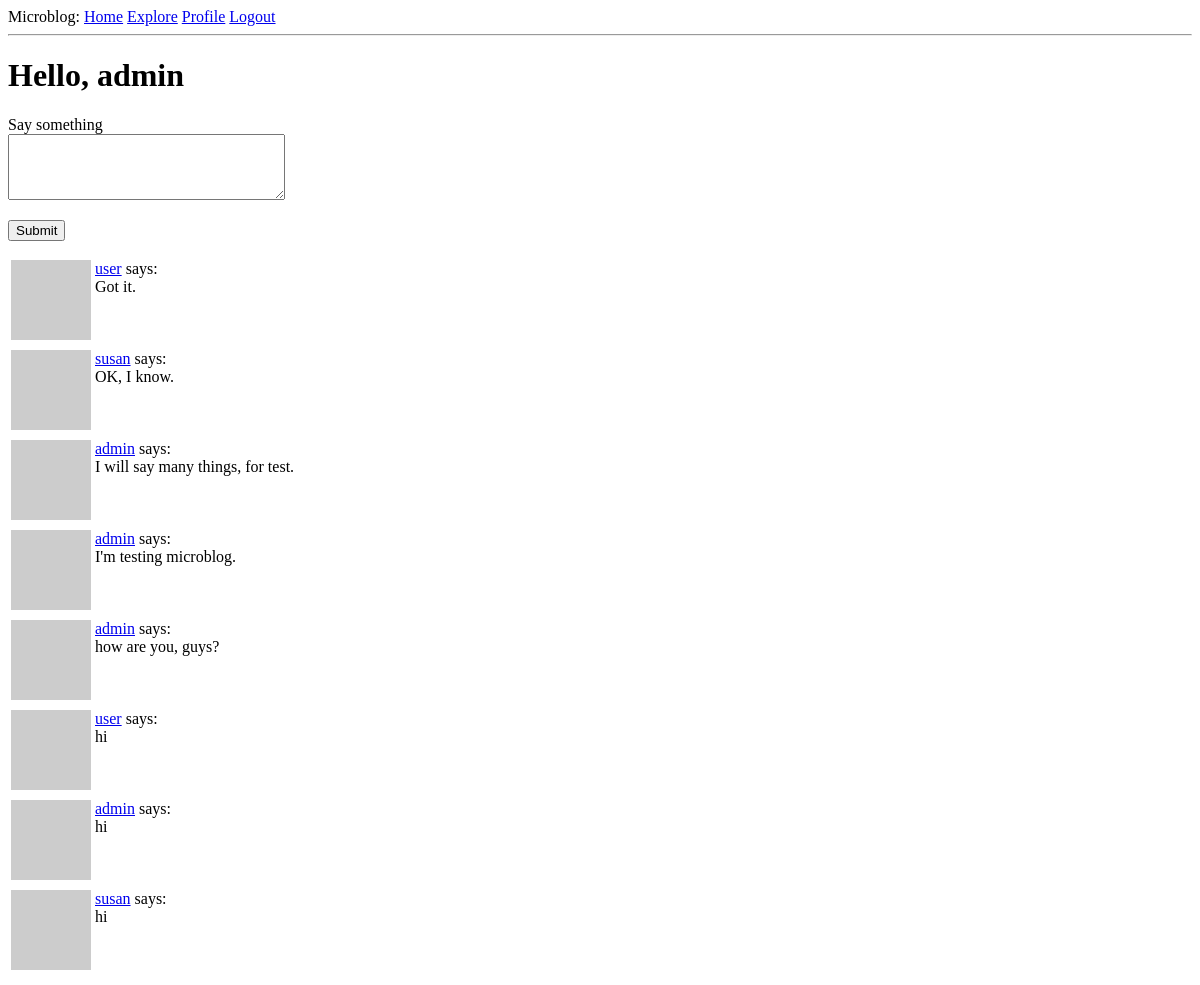
The page /index (signed in) on the database as committed earlier.
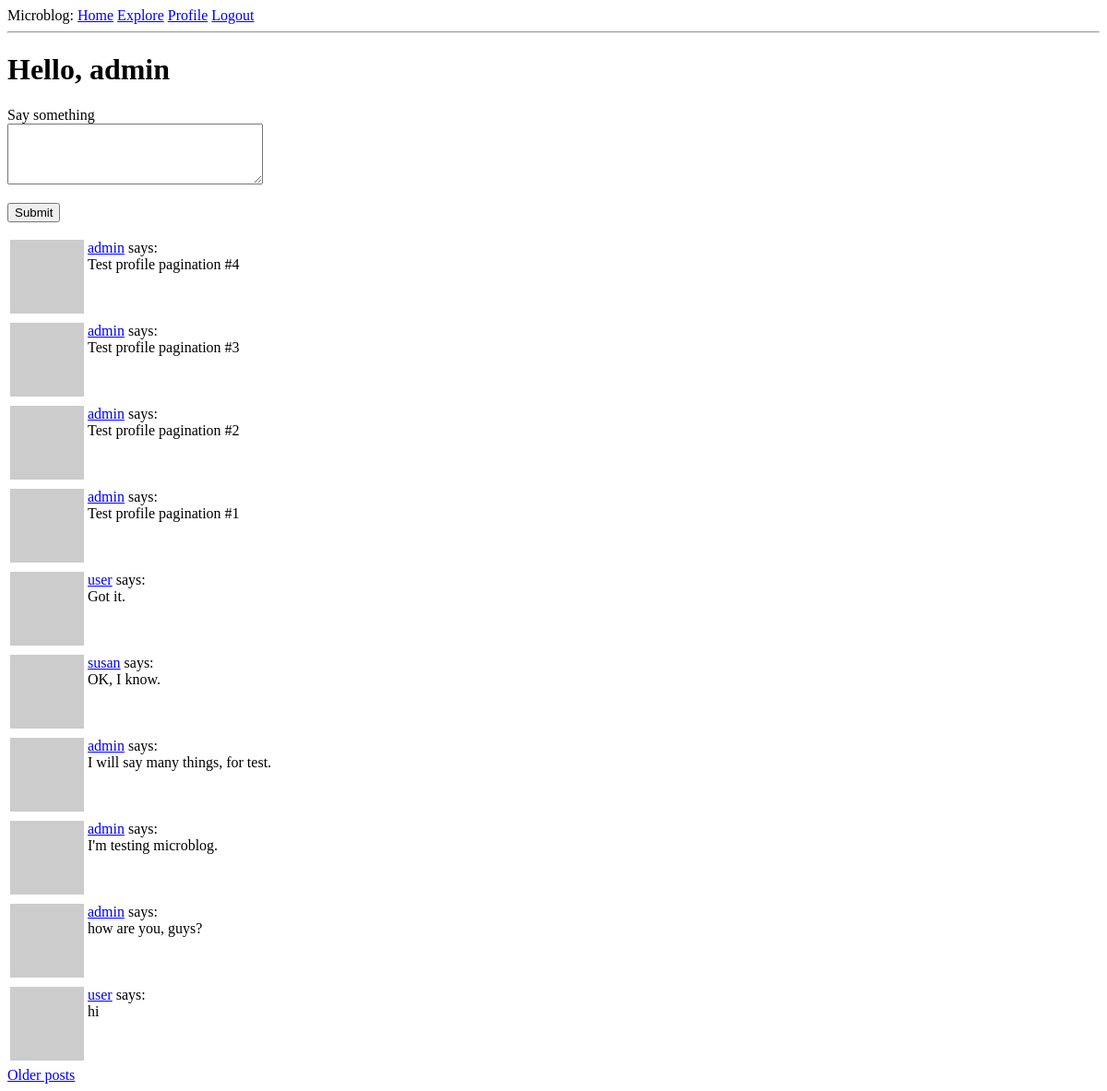
The same page on the database as committed later.
### app/models.py (models this page shows, shortened)
class Post(db.Model):
    id: so.Mapped[int] = so.mapped_column(primary_key=True)
    body: so.Mapped[str] = so.mapped_column(sa.String(140))
    timestamp: so.Mapped[datetime] = so.mapped_column(
        index=True, default=lambda: datetime.now(timezone.utc)
    )
    user_id: so.Mapped[int] = so.mapped_column(sa.ForeignKey(User.id),index=True)
    author: so.Mapped[User] = so.relationship(back_populates='posts')

class User(UserMixin, db.Model):
    id: so.Mapped[int] = so.mapped_column(primary_key=True)
    username: so.Mapped[str] = so.mapped_column(sa.String(64), index=True,unique=True)
    email: so.Mapped[str] = so.mapped_column(sa.String(120), index=True, unique=True)
    password_hash: so.Mapped[Optional[str]] = so.mapped_column(sa.String(256))
    about_me: so.Mapped[Optional[str]] = so.mapped_column(sa.String(140))
    last_seen: so.Mapped[Optional[datetime]] = so.mapped_column(
        default=lambda:datetime.now(timezone.utc)
    )
    posts: so.WriteOnlyMapped['Post'] = so.relationship(back_populates='author')
    following: so.WriteOnlyMapped['User'] = so.relationship(
        secondary=followers, primaryjoin=(followers.c.follower_id == id),
        secondaryjoin=(followers.c.followed_id == id),
        back_populates='followers'
    )
    followers: so.WriteOnlyMapped['User'] = so.relationship(
        secondary=followers, primaryjoin=(followers.c.followed_id == id),
        secondaryjoin=(followers.c.follower_id == id),
        back_populates='following'
    )
    def avatar(self, size):
        digest = md5(self.email.lower().encode('utf-8')).hexdigest()
        return f'https://www.gravatar.com/avatar/{digest}?d=identicon&s={size}'
    def following_posts(self):
        Author = so.aliased(User)
        Follower = so.aliased(User)
        return (
            sa.select(Post)
            .join(Post.author.of_type(Author))
            .join(Author.followers.of_type(Follower), isouter=True)
            .where(sa.or_(
                Follower.id == self.id,
                Author.id == self.id,
            ))
            .group_by(Post)
            .order_by(Post.timestamp.desc())
        )

### app/routes.py (the view)
@app.route('/', methods=['GET', 'POST'])
@app.route('/index', methods=['GET', 'POST'])
@login_required
def index():
    form = PostForm()
    if form.validate_on_submit():
        post = Post(body=form.post.data, author=current_user)
        db.session.add(post)
        db.session.commit()
        flash('Your post is now live!')
        return redirect(url_for('index'))
    page = request.args.get('page', 1, type=int)
    posts = db.paginate(current_user.following_posts(), page=page,
                        per_page=app.config['POSTS_PER_PAGE'], error_out=False)
    next_url = url_for('index', page=posts.next_num) if posts.has_next else None
    prev_url = url_for('index', page=posts.prev_num) if posts.has_prev else None
    return render_template('index.html', title='Home', form=form, posts=posts.items, next_url=next_url, prev_url=prev_url)

### app/forms.py
class PostForm(FlaskForm):
    post = TextAreaField('Say something', validators=[DataRequired(), Length(min=1, max=140)])
    submit = SubmitField('Submit')

### app/models.py (called while the page is built)
@login.user_loader
def load_user(id):
    return db.session.get(User, int(id))

### app/routes.py (called while the page is built)
@app.before_request
def before_request():
    if current_user.is_authenticated:
        current_user.last_seen = datetime.now(timezone.utc)
        db.session.commit()

### app/templates/index.html (shortened to what this page needs)
{% extends "base.html" %}
{% block content %}
    <h1>Hello, {{ current_user.username }}</h1>
    {% if form %}
    <form action="" method="post">
        <p>
            {{ form.post.label }}<br>
            {{ form.post(cols=32, rows=4) }}<br>
        </p>
        <p>{{ form.submit() }}</p>
    </form>
    {% endif %}
    {% for post in posts %}
        {% include '_post.html' %}
    {% endfor %}
    {% if next_url %}
    <a href="{{ next_url }}">Older posts</a>
    {% endif %}
{% endblock %}

### app/templates/_post.html
<table>
    <tr valign="top">
        <td><img src="{{ post.author.avatar(36) }}"></td>
        <td>
            <a href="{{ url_for('user', username=post.author.username) }}">{{ post.author.username }}</a>
            says:<br>{{ post.body }}
        </td>
    </tr>
</table>

Rows that differ between the two databases and show on the page:
no longer on this page (row unchanged): Post: author.username "admin", body "hi"
no longer on this page (row unchanged): Post: author.username "susan", body "hi"
added Post: author.username "admin", body "Test profile pagination #4"
added Post: author.username "admin", body "Test profile pagination #3"
added Post: author.username "admin", body "Test profile pagination #2"
added Post: author.username "admin", body "Test profile pagination #1"
Other text that changed with them:
text now shown: "Older posts"
